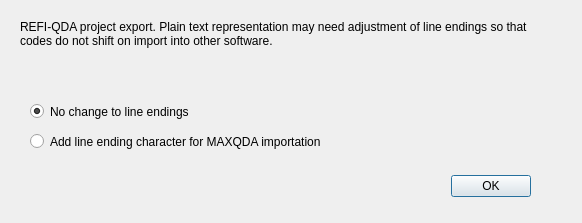
<?xml version="1.0" encoding="UTF-8"?>
<ui version="4.0">
 <class>Dialog_refi_export_line_endings</class>
 <widget class="QDialog" name="Dialog_refi_export_line_endings">
  <property name="geometry">
   <rect>
    <x>0</x>
    <y>0</y>
    <width>582</width>
    <height>223</height>
   </rect>
  </property>
  <property name="windowTitle">
   <string>Settings</string>
  </property>
  <widget class="QDialogButtonBox" name="buttonBox">
   <property name="geometry">
    <rect>
     <x>270</x>
     <y>170</y>
     <width>261</width>
     <height>32</height>
    </rect>
   </property>
   <property name="orientation">
    <enum>Qt::Horizontal</enum>
   </property>
   <property name="standardButtons">
    <set>QDialogButtonBox::Ok</set>
   </property>
  </widget>
  <widget class="QRadioButton" name="radioButton_no_change">
   <property name="geometry">
    <rect>
     <x>30</x>
     <y>100</y>
     <width>431</width>
     <height>23</height>
    </rect>
   </property>
   <property name="text">
    <string>No change to line endings</string>
   </property>
   <property name="checked">
    <bool>true</bool>
   </property>
  </widget>
  <widget class="QRadioButton" name="radioButton_maxqda">
   <property name="geometry">
    <rect>
     <x>30</x>
     <y>130</y>
     <width>481</width>
     <height>23</height>
    </rect>
   </property>
   <property name="text">
    <string>Add line ending character for MAXQDA importation</string>
   </property>
  </widget>
  <widget class="QLabel" name="label">
   <property name="geometry">
    <rect>
     <x>20</x>
     <y>20</y>
     <width>541</width>
     <height>71</height>
    </rect>
   </property>
   <property name="text">
    <string>REFI-QDA project export. Plain text representation may need adjustment of line endings so that codes do not shift on import into other software.</string>
   </property>
   <property name="alignment">
    <set>Qt::AlignLeading|Qt::AlignLeft|Qt::AlignTop</set>
   </property>
   <property name="wordWrap">
    <bool>true</bool>
   </property>
  </widget>
 </widget>
 <resources/>
 <connections>
  <connection>
   <sender>buttonBox</sender>
   <signal>accepted()</signal>
   <receiver>Dialog_refi_export_line_endings</receiver>
   <slot>accept()</slot>
   <hints>
    <hint type="sourcelabel">
     <x>248</x>
     <y>254</y>
    </hint>
    <hint type="destinationlabel">
     <x>157</x>
     <y>274</y>
    </hint>
   </hints>
  </connection>
  <connection>
   <sender>buttonBox</sender>
   <signal>rejected()</signal>
   <receiver>Dialog_refi_export_line_endings</receiver>
   <slot>reject()</slot>
   <hints>
    <hint type="sourcelabel">
     <x>316</x>
     <y>260</y>
    </hint>
    <hint type="destinationlabel">
     <x>286</x>
     <y>274</y>
    </hint>
   </hints>
  </connection>
 </connections>
</ui>
